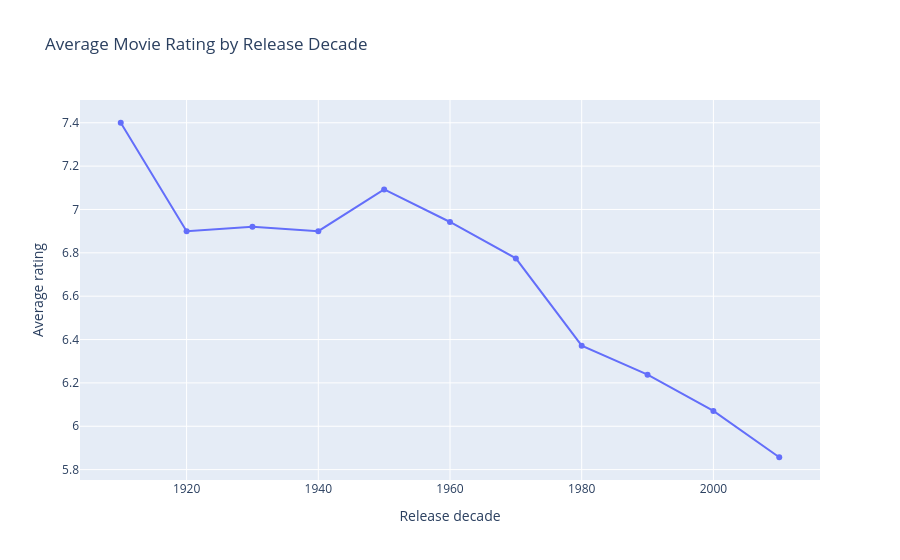

Notebook code for this chart:
### Markdown cell above
### average rating by decade

### Code cell
decade_summary = (
    merged_df.dropna(subset=["release_decade"])
    .groupby("release_decade", as_index=False)
    .agg(
        movies=("id", "count"),
        avg_rating=("vote_average", "mean"),
        avg_popularity=("popularity", "mean")
    )
)

fig_decade = px.line(
    decade_summary,
    x="release_decade",
    y="avg_rating",
    markers=True,
    title="Average Movie Rating by Release Decade",
    labels={
        "release_decade": "Release decade",
        "avg_rating": "Average rating"
    }
)

fig_decade.show()

### Figure 1 — Plotly figure (JSON) as saved in the notebook; plotly's stock layout.template omitted (floating-point values rounded to 4 significant figures)
{"data": [{"hovertemplate": "Release decade=%{x}<br>Average rating=%{y}<extra></extra>", "legendgroup": "", "line": {"color": "#636efa", "dash": "solid"}, "marker": {"symbol": "circle"}, "mode": "lines+markers", "name": "", "orientation": "v", "showlegend": false, "type": "scatter", "x": [1910, 1920, 1930, 1940, 1950, 1960, 1970, 1980, 1990, 2000, 2010], "xaxis": "x", "y": [7.4, 6.9, 6.92, 6.9, 7.093, 6.942, 6.774, 6.372, 6.238, 6.071, 5.857], "yaxis": "y"}], "layout": {"legend": {"tracegroupgap": 0}, "title": {"text": "Average Movie Rating by Release Decade"}, "xaxis": {"anchor": "y", "domain": [0, 1], "title": {"text": "Release decade"}}, "yaxis": {"anchor": "x", "domain": [0, 1], "title": {"text": "Average rating"}}}}
